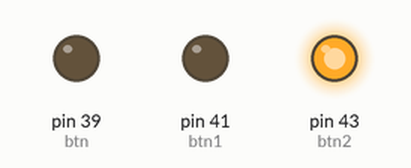
A sketch run on a simulated Arduino Mega 2560, built with avr-gcc and run on an emulated ATmega2560. Shown: output pins drawn as LEDs (lit = HIGH).

Above: at 1.0 s.
At 3.0 s:
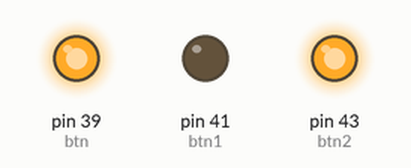
At 5.0 s:
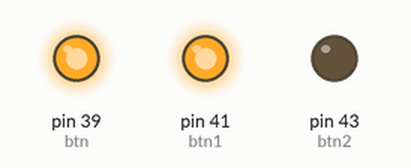
Timing chart, 0 to 7.8 s (numbered marks = the images above):
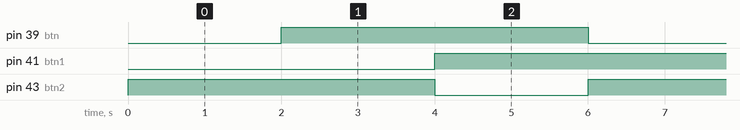

The sketch:

test_capteur.ino
```cpp
const int btn = 39; // Capteur de Luminosité
const int btn1 = 41;  // Capteur de Fumée
const int btn2 = 43;  // Capteur de CO2
int val1, val2, val3;

void setup() {
  // put your setup code here, to run once:
  Serial.begin(9600);

  pinMode(btn, OUTPUT);
  pinMode(btn1, OUTPUT);
  pinMode(btn2, OUTPUT);

  pinMode(btn, HIGH);
  pinMode(btn1, HIGH);
  pinMode(btn2, HIGH);
}

void loop() {

digitalWrite(btn, LOW);
 digitalWrite(btn2, HIGH);
 delay(2000);
 digitalWrite(btn, HIGH);
 digitalWrite(btn1, LOW);
 delay(2000);
 digitalWrite(btn1, HIGH);
 digitalWrite(btn2, LOW);
 delay(2000);
}
```

Measured:
- by itself, pin 39 (btn), pin 41 (btn1), pin 43 (btn2): alternates HIGH for 4.0 s and LOW for 2.0 s
- by itself, everything shown: repeats every 6.0 s, in 3 steps
